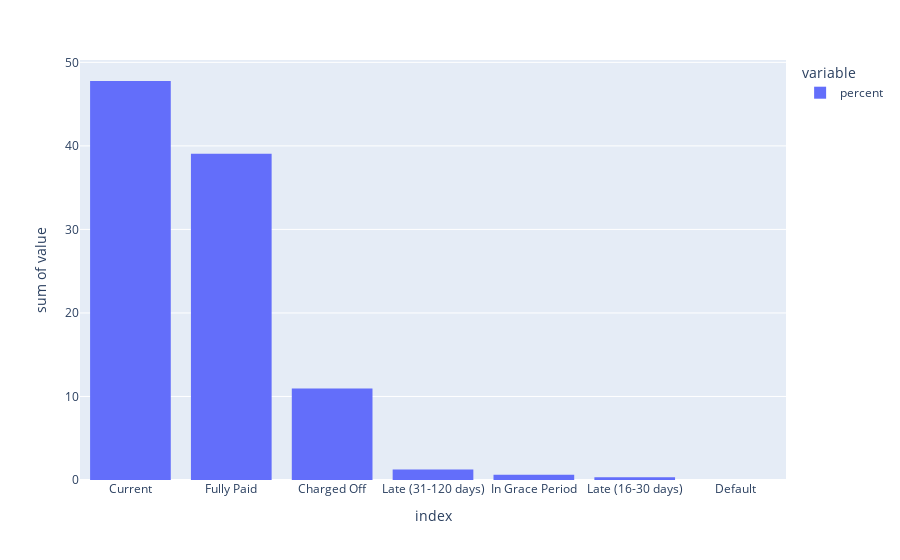

Notebook code cell kept with this figure:
### Code cell
pd_plot_loan_status_count=pd_loan['loan_status'].value_counts().reset_index() #Para el conteo absoluto
pd_plot_loan_status_percent=pd_loan['loan_status'].value_counts(normalize=True)\
                .mul(100).rename('percent').reset_index() #Para el porcentaje
pd_plot_loan_status=pd.merge(pd_plot_loan_status_count,pd_plot_loan_status_percent)

fig = px.histogram(pd_plot_loan_status, x="index", y=['percent'])
fig.show()

### Figure 1 — Plotly figure (JSON) as saved in the notebook; plotly's stock layout.template omitted (floating-point values rounded to 4 significant figures)
{"data": [{"alignmentgroup": "True", "bingroup": "x", "histfunc": "sum", "hovertemplate": "variable=percent<br>index=%{x}<br>sum of value=%{y}<extra></extra>", "legendgroup": "percent", "marker": {"color": "#636efa", "pattern": {"shape": ""}}, "name": "percent", "offsetgroup": "percent", "orientation": "v", "showlegend": true, "type": "histogram", "x": ["Current", "Fully Paid", "Charged Off", "Late (31-120 days)", "In Grace Period", "Late (16-30 days)", "Default"], "xaxis": "x", "y": [47.77, 39.05, 10.97, 1.262, 0.6223, 0.3294, 0.003842], "yaxis": "y"}], "layout": {"barmode": "relative", "legend": {"title": {"text": "variable"}, "tracegroupgap": 0}, "margin": {"t": 60}, "xaxis": {"anchor": "y", "domain": [0, 1], "title": {"text": "index"}}, "yaxis": {"anchor": "x", "domain": [0, 1], "title": {"text": "sum of value"}}}}
